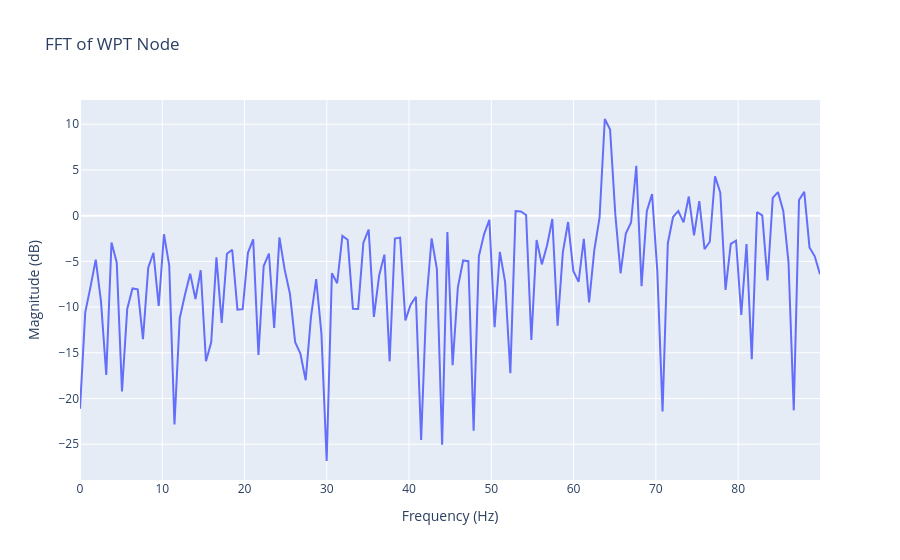
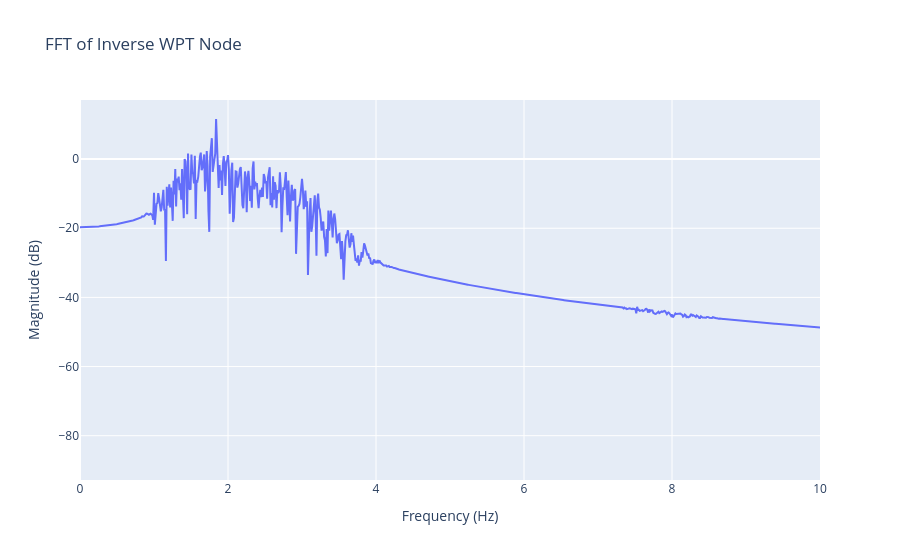

Source (notebook cell) for these figures, in order:
### Code cell
from wavelet_transform.utils.extensions import psd

node = tr_obj.get_node(6, 1)
data = node.data
fft_data, freq_plot = psd(data, sampling_rate)
fig = go.Figure()
fig.add_trace(
    go.Scatter(
        x=freq_plot / frequency,
        y=to_dB(np.abs(fft_data)),
        mode='lines',
        name='FFT of Node'
    )
)
fig.update_layout(
    title='PSD of WPT Node',
    xaxis_title='Frequency (Hz)',
    yaxis_title='Magnitude (dB)',
    # xaxis=dict(range=[0, fft_lim]),
    # yaxis=dict(range=[-100, 0])
)
fig.show()

inv_data = inv.inv_node(node)
fft_inv_data, freq_plot = psd(inv_data, sampling_rate)
fig = go.Figure()
fig.add_trace(
    go.Scatter(
        x=freq_plot / frequency,
        y=to_dB(np.abs(fft_inv_data)),
        mode='lines',
        name='FFT of Inverse Node'
    )
)
fig.update_layout(
    title='FFT of Inverse WPT Node',
    xaxis_title='Frequency (Hz)',
    yaxis_title='Magnitude (dB)',
    xaxis=dict(range=[0, fft_lim]),
    # yaxis=dict(range=[-100, 0])
)
fig.show()

### Figure 1 — Plotly figure (JSON) as saved in the notebook; plotly's stock layout.template omitted (floating-point values rounded to 4 significant figures; data arrays with more than 128 entries replaced by an {"elided": "..."} marker saying what was removed)
{"data": [{"mode": "lines", "name": "FFT of Node", "type": "scatter", "x": {"elided": "142 float values"}, "y": {"elided": "142 float values"}}], "layout": {"title": {"text": "FFT of WPT Node"}, "xaxis": {"title": {"text": "Frequency (Hz)"}}, "yaxis": {"title": {"text": "Magnitude (dB)"}}}}

### Figure 2 — Plotly figure (JSON) as saved in the notebook; plotly's stock layout.template omitted (floating-point values rounded to 4 significant figures; data arrays with more than 128 entries replaced by an {"elided": "..."} marker saying what was removed)
{"data": [{"mode": "lines", "name": "FFT of Inverse Node", "type": "scatter", "x": {"elided": "7909 float values"}, "y": {"elided": "7909 float values"}}], "layout": {"title": {"text": "FFT of Inverse WPT Node"}, "xaxis": {"range": [0, 10], "title": {"text": "Frequency (Hz)"}}, "yaxis": {"title": {"text": "Magnitude (dB)"}}}}
